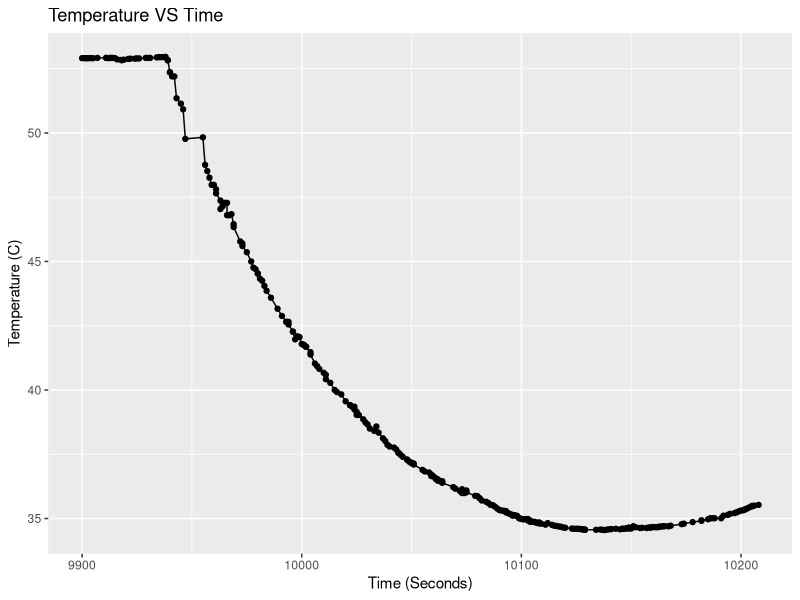
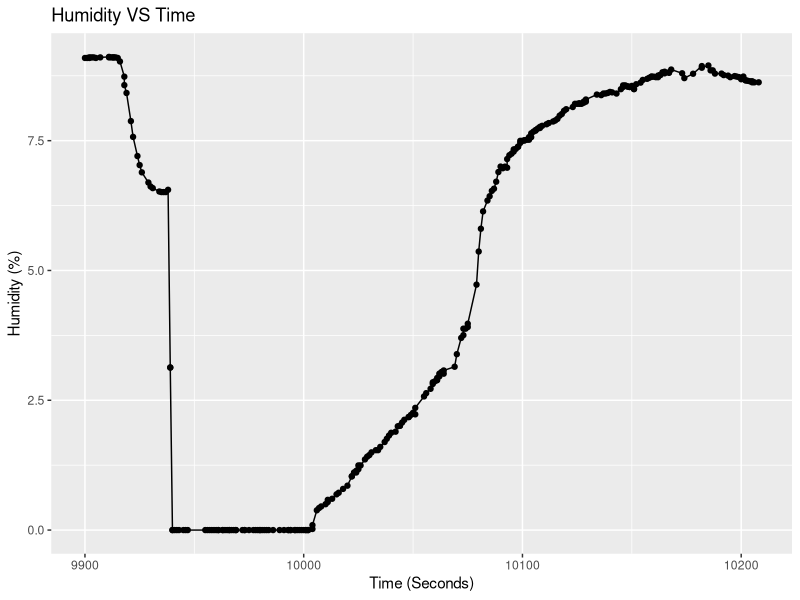
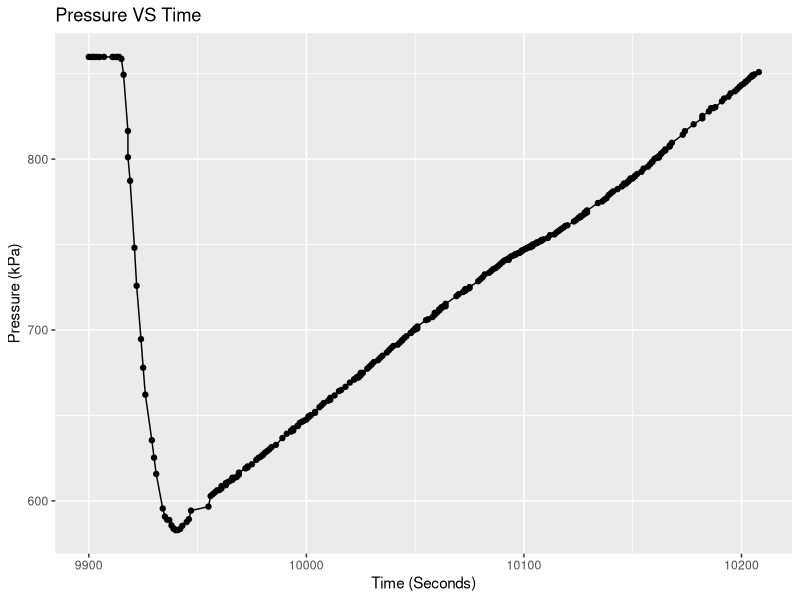

R code for these plots, in order:

library(data.table)
library(ggplot2)

bme280 <- fread("../IREC 2018 RF Data/BME280_Data.csv")
alt <- fread("../IREC 2018 RF Data/StratoLogger_Data.csv")

p <- ggplot(data=bme280, aes(y=Temperature, x=Time)) +
geom_line() +
geom_point() +
ggtitle("Temperature VS Time") +
xlab("Time (Seconds)") +
ylab("Temperature (C)")

ggsave(p, file="Temperature.png")

p <- ggplot(data=bme280, aes(y=Humidity, x=Time)) +
geom_line() +
geom_point() +
ggtitle("Humidity VS Time") +
xlab("Time (Seconds)") +
ylab("Humidity (%)")

ggsave(p, file="Humidity.png")

p <- ggplot(data=bme280, aes(y=Pressure, x=Time)) +
geom_line() +
geom_point() +
ggtitle("Pressure VS Time") +
xlab("Time (Seconds)") +
ylab("Pressure (kPa)")

ggsave(p, file="Pressure.png")